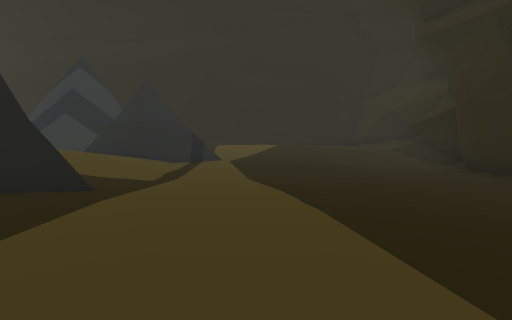
View 1 (above)

18 first-person views from a walk through a scene from a Unity 3-D project. The camera is 1.2 m above the floor, tilts 4° down and sees 75° across. The floor is counted in squares, 2 m on a side. Each view is taken from the middle of a square. On the plan, view 1 faces up. The plan holds only what a view shows up to about 10 squares ahead; the rest is blank. The place goes on beyond the plan. Some animated figures are left out. Door leaves are left out, so doorways stand open.

View 2
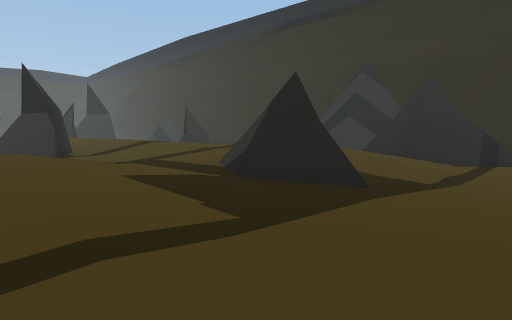

View 3
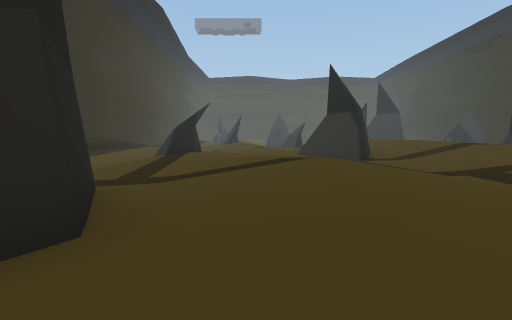

View 4
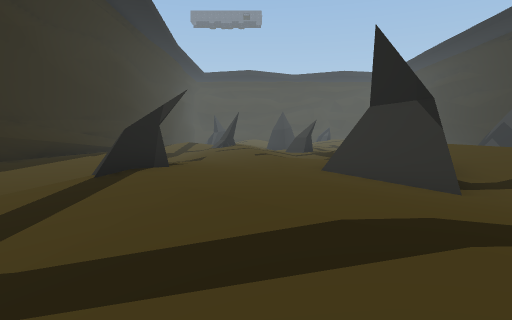

View 5
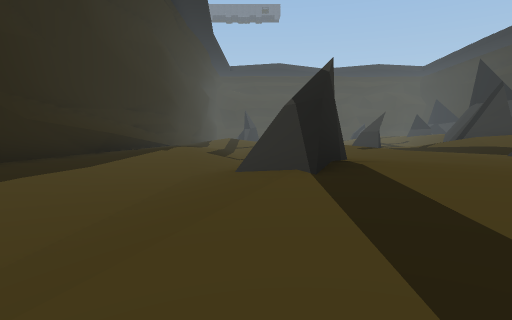

View 6
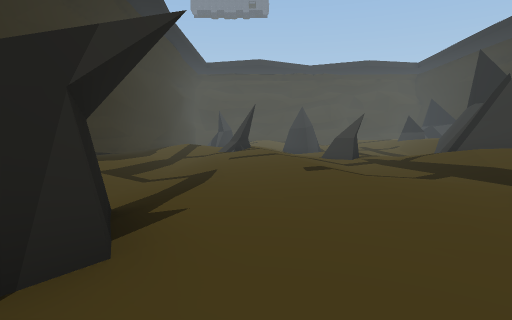

View 7
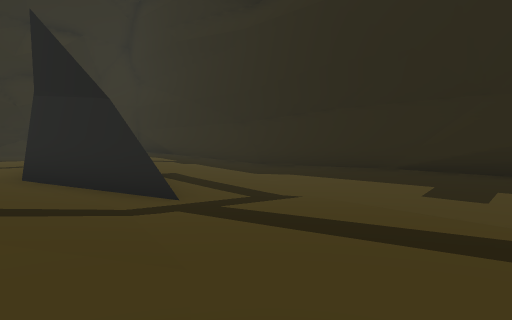

View 8
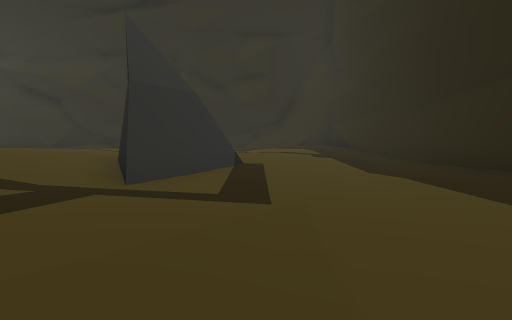

View 9
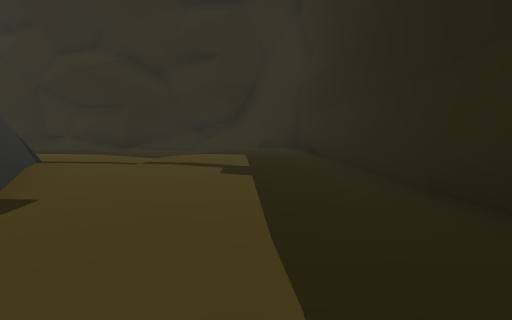

View 10
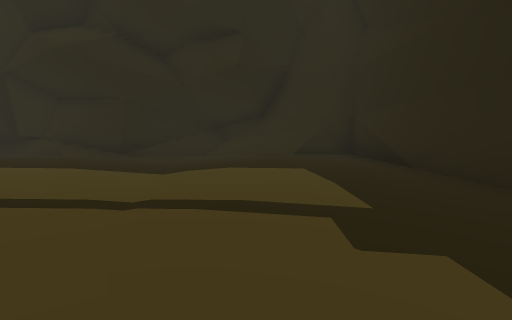

View 11
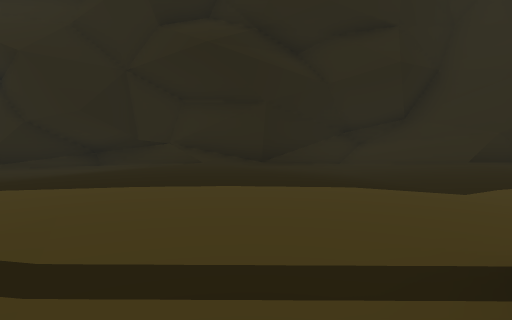

View 12
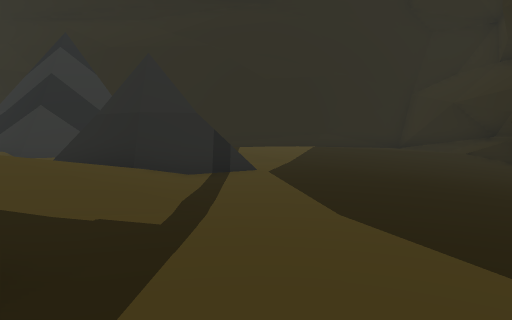

View 13
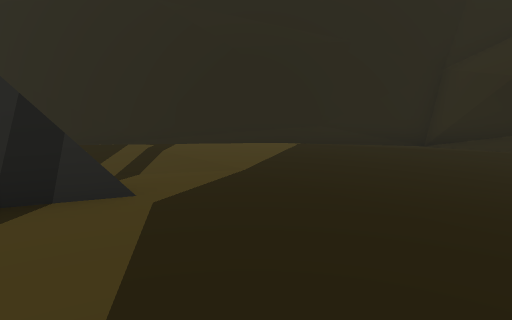

View 14
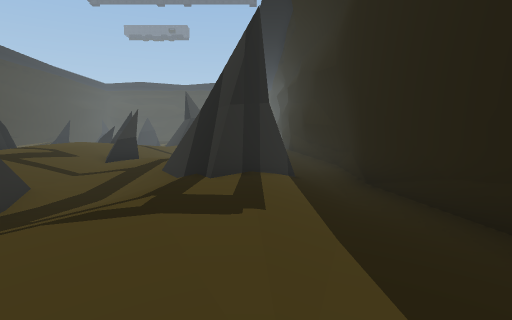

View 15
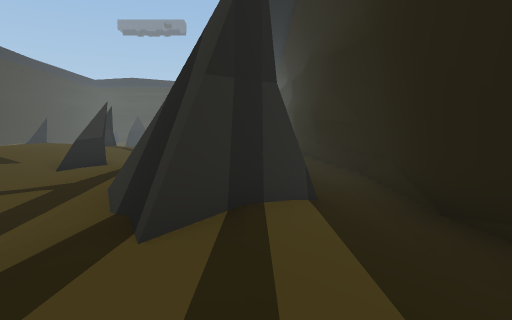

View 16
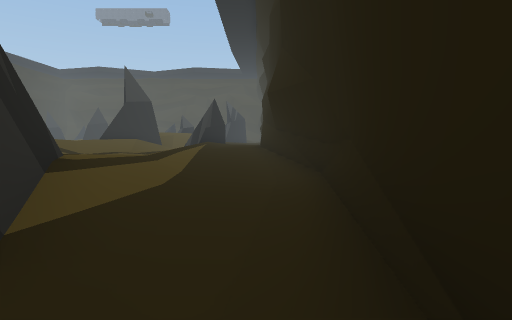

View 17
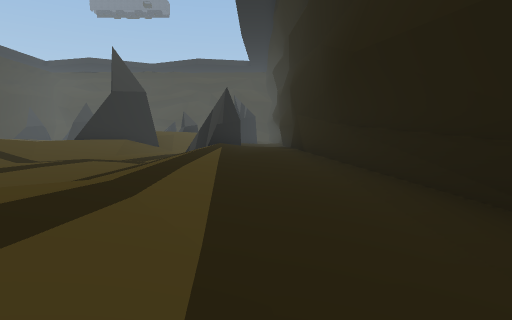

View 18
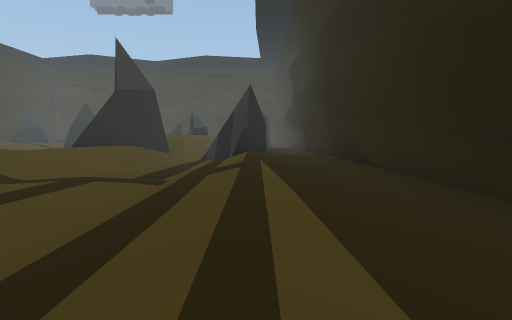

### Floor plan
Key: @ floor where view 1 was taken; # wall or solid block; . main floor; : floor 0.25 m higher than the main floor; - floor 0.25 m lower than the main floor; + floor 0.5 m higher than the main floor; _ floor 0.5 m lower than the main floor; * floor 0.75 m higher than the main floor; < floor 0.75 m lower than the main floor; % floor 1 m higher than the main floor; / step, stairs or slope; D open door; = window, fence, low wall or low ledge.
Columns run from 22 left of view 1 to 6 right of it. Each row starts with its distance up from view 1.
 17 ############################
 16  ..//--__<<<<<____---.    :##
 15 .......--______----..:: +:::#
 14 :::::........####/+++++++:::/
 13 #---------.:######/+++::::::/
 12 <________     /#/-/..:....--#
 11 _____---    ::..-__---.----_#
 10 ..-___-   ....---/###=---___#
  9 #::..-    #----.. /#/----___#
  8   ++      /.:::+  +.----___##
  7           ++***   +.-______#
  6   #        %**++  :.-______##
  5  ###     %**++:::  ------___#
  4  :+/**   +::::...###D----____
  3  ...//:   ##............--__#
  2  -_--..=####=::::::......---#
  1  .....::::.::+++++::.......-#
  0  :::::....:::+:::::...@....-#
 -1  ::......::::.............--#
 -2  ..---..:##:..--#####...----#
 -3  _____---##..--_####...---__-
 -4  ___---_____--___---...-----#
 -5  ......--_________--......--#
 -6     :...------_____---.....##
 -7     ......  .----____--....#
 -8     #####   ################

Positions as (right, up) in squares from view 1, and headings:
1: (0, 0), facing up
2: (0, 0), facing up-left
3: (-2, 0), facing left
4: (-6, 0), facing left
5: (-8, -3), facing left
6: (-11, -1), facing left
7: (-11, 0), facing down-right
8: (-11, -4), facing right
9: (-7, -6), facing right
10: (-4, -5), facing right
11: (-3, -1), facing right
12: (-1, 3), facing up
13: (0, 7), facing up
14: (1, 14), facing left
15: (-2, 14), facing left
16: (-6, 16), facing left
17: (-10, 15), facing left
18: (-12, 14), facing left
